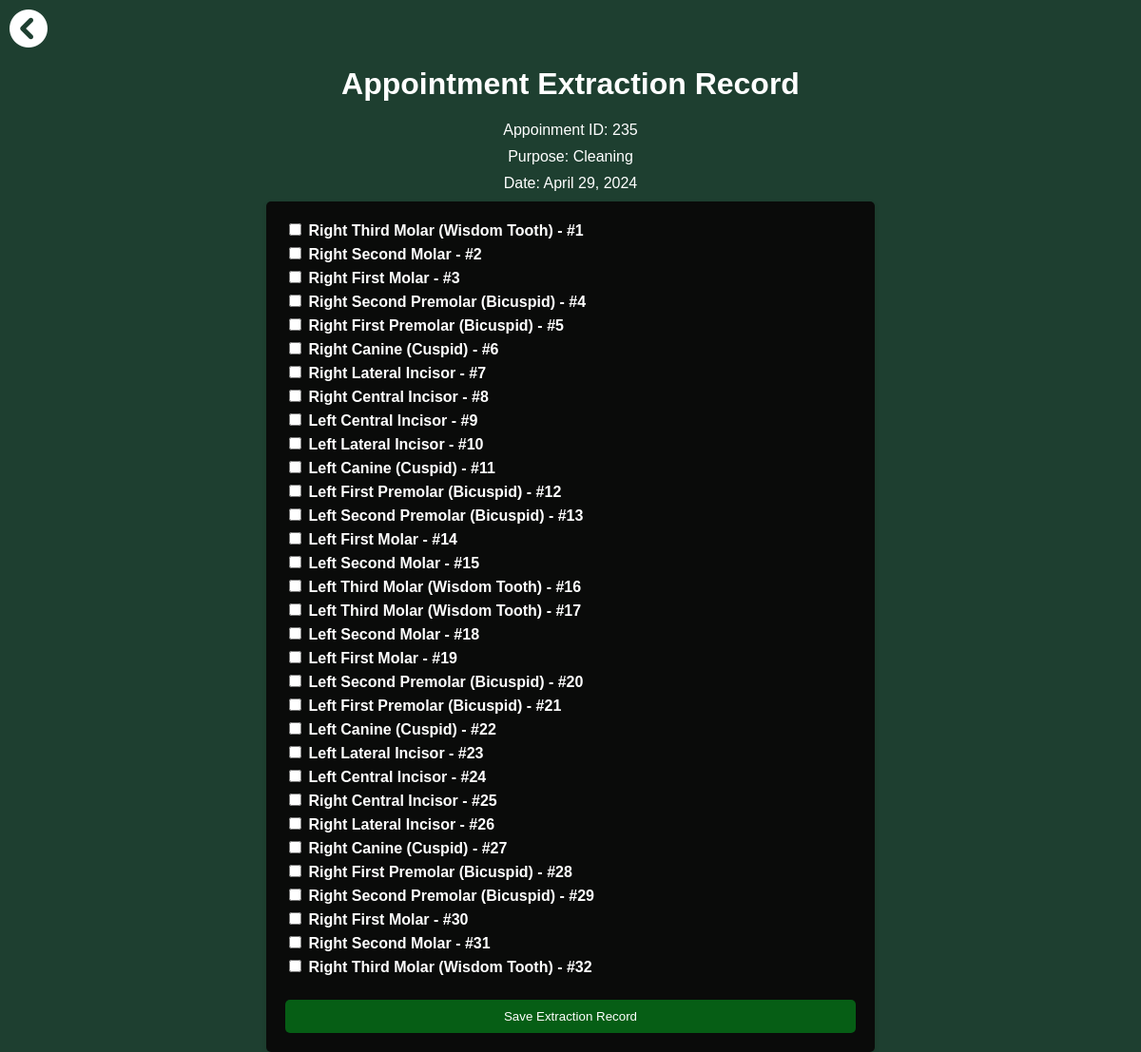
The page /appointmentextraction/235/ on the database its author committed.
### WmsuClinicApp/models.py (models this page shows, shortened)
class Appointment(models.Model):
    appointment_id = models.AutoField(primary_key=True)
    user = models.ForeignKey(User, on_delete=models.CASCADE)
    preferred_date = models.DateField(null=True, blank=True)
    preferred_time = models.CharField(max_length=70,null=True, blank=True)
    purpose = models.CharField(max_length=100)
    comments = models.TextField(blank=True, null=True)
    cor_upload = models.FileField(upload_to='cor_uploads/', null=True, blank=True)
    reference_number = models.CharField(max_length=50, unique=True, null=True, blank=True)
    current_date = models.DateTimeField(auto_now_add=True,null=True, blank=True)
    status = models.CharField(max_length=20, default='Pending')
    doctor = models.ForeignKey(Doctor, on_delete=models.CASCADE, null=True, blank=True)
    assistant = models.ForeignKey(Assistant, on_delete=models.CASCADE, null=True, blank=True)
    resched_status = models.CharField(max_length=20, null=True, blank=True)

### WmsuClinicApp/views.py (the view)
# urls.py: path('appointmentextraction/<int:appointment_id>/', views.appointment_extraction, name='appointment_extraction'),
def appointment_extraction(request, appointment_id):
    appointment = get_object_or_404(Appointment, pk=appointment_id)
    if request.method == 'POST':
        form = ExtractionRecordForm(request.POST)
        if form.is_valid():
            extraction_record = form.cleaned_data['extraction_record']
            extraction_datetime = timezone.now()
            for record in extraction_record:
                DentalExtraction.objects.create(
                    appointment=appointment,
                    extraction_record=record,
                    extraction_datetime=extraction_datetime
                )
    else:
        form = ExtractionRecordForm()
    return render(request, 'WmsuClinicApp/appointmentextraction.html', {'form': form, 'appointment': appointment})

### WmsuClinicApp/templates/WmsuClinicApp/appointmentextraction.html (shortened to what this page needs)
{% load static %}
<!DOCTYPE html>
<html lang="en">
<head>
    <link rel="stylesheet" href="https://cdnjs.cloudflare.com/ajax/libs/font-awesome/6.0.0/css/all.min.css">
</head>
<body>
    <div class="back-link" style="margin-top: 10px; margin-bottom: 10px; margin-left: 10px; z-index: 9999;">
        <a href="{% url 'admin_homesite' %}">
            <i class="fas fa-chevron-circle-left" style="font-size: 40px; color: rgb(255, 255, 255);"></i>
        </a>
    </div>
    <h1>Appointment Extraction Record</h1>
    <p>Appoinment ID: {{ appointment.appointment_id }}</p>
<p>Purpose: {{ appointment.purpose }}</p>
<p>Date: {{ appointment.preferred_date }}</p>
<form method="POST">
    {{ form.extraction_record }}
    <button type="submit">Save Extraction Record</button>
</form>
</body>
</html>

### WmsuClinicApp/templates/WmsuClinicApp/appointmentextraction.html (style rules this page uses)
body { font-family: Arial, sans-serif; margin: 0; padding: 0; background-color: #1e3f30; color: white; }
h1 { text-align: center; margin-top: 20px; }
p { margin: 10px 0; text-align: center; }
form { max-width: 600px; margin: 0 auto; padding: 20px; background-color: #080606e5; border-radius: 5px; box-shadow: 0 2px 5px rgba(0, 0, 0, 0.1); }
label { display: block; font-weight: bold; margin-bottom: 5px; }
button[type="submit"] { margin-top: 20px; width: 100%; padding: 10px; background-color: #065e15; color: #fff; border: none; border-radius: 5px; cursor: pointer; transition: background-color 0.3s; }

### rows shown on the page
Appointment: appointment_id "235", purpose "Cleaning", preferred_date "April 29, 2024"
